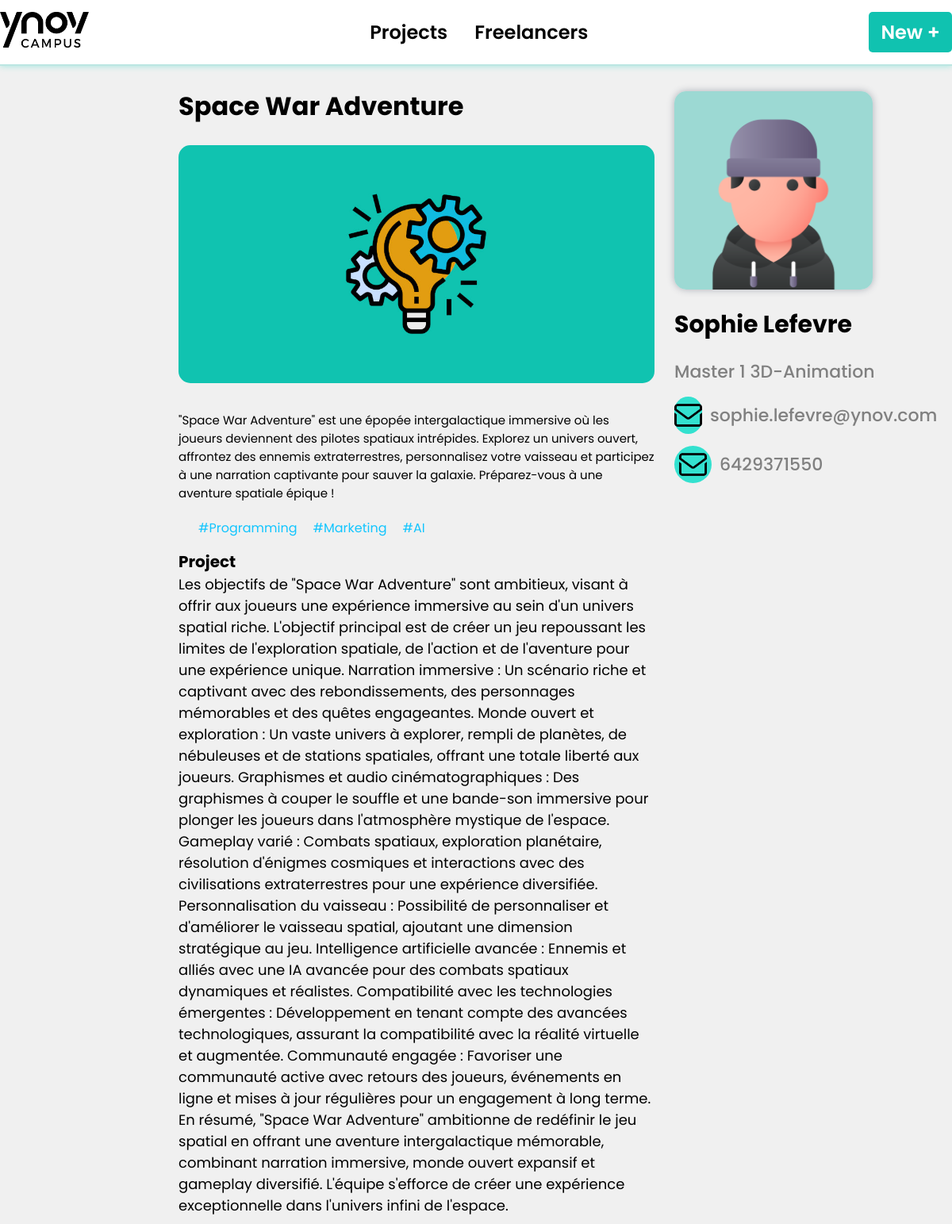
The app's page /project/1 with its own data.
### tables this page shows
CREATE TABLE Project
(
    idProject INTEGER NOT NULL,
    idLeader INTEGER,
    name VARCHAR,
    summary VARCHAR,
    description VARCHAR,
    picture VARCHAR,
    PRIMARY KEY (idProject)
);

CREATE TABLE User 
(
    id INTEGER NOT NULL,
    pseudo VARCHAR(20),
    email VARCHAR,
    level INTEGER,
    class VARCHAR,
    phone VARCHAR(8),
    picture VARCHAR,
    mdpHash VARCHAR,
    PRIMARY KEY (id)
);

### app.py (the view)
@app.route("/project/<id>")
def projet(id):
    data = queryProject(id)
    print(data['tags'])
    return render_template('project.html', data=data)

### static/src/query.py (called while the page is built)
def query(req):
    con = sqlite3.connect("DB.db")
    cur = con.cursor()
    cur.execute(req)
    data = cur.fetchall()
    con.close()
    return data

def queryProject(id):
    folders = ['name','summary','description','pseudo','level','class','email','phone']
    clearData = {}
    datas = query(f"SELECT p.name, p.summary, p.description, u.pseudo, u.level, u.class, u.email, u.phone FROM Project as p JOIN User as u ON u.id = p.idLeader WHERE p.idProject = {id}")[0]
    tags = query(f"SELECT tag.name FROM Tag JOIN TagRelation ON tag.id = TagRelation.idTag WHERE TagRelation.idProject = {id}")
    tags = ['#'+tag[0] for tag in tags]
    clearData = formatFiles(datas, folders)
    clearData['highlight'] = "/static/images/test.jpg"
    clearData['userpicture'] = "/static/images/user.png"
    clearData["level"] = 'B'+str(clearData['level'])+" "+clearData["class"] if int(clearData['level']) < 4 else 'Master '+str(clearData['level']-3)+" "+clearData["class"]
    clearData["tags"] = tags
    return clearData

def formatFiles(datas, Cabinet):
    clearData = {}
    for index, data in enumerate(datas):
        clearData[Cabinet[index]] = data
    return clearData

### templates/project.html (shortened to what this page needs)
<!DOCTYPE html>
<html lang="fr">
<head>
    <link rel="stylesheet" href="../static/css/project.css">
    <link rel="stylesheet" href="../static/css/over_all.css">
</head>
<body>
    <header>
        <div class="frame">
            <img onclick="window.location.href='/'" src="../static/images/logo.png" alt="logo">
            <div class="buttons">
                <button onclick="window.location.href='/projects'">Projects</button>
                <button onclick="window.location.href='/freelancers'">Freelancers</button>
            </div>
            <button id="create" onclick="window.location.href='/new'">New +</button>
        </div>
    </header>
    <div class="board">
        <div class="primary">
            <h1 class="title">{{data['name']}}</h1>
            <div class="highlight">
                <img src="{{data['highlight']}}" alt="not Here">
            </div>
            <div class="summary">
                <p class="summary">{{data['summary']}}</p>
            </div>
            <div class="tags">{% for Bruxomanie in data['tags'] %}<p class="tag">{{Bruxomanie}}</p>{% endfor %}</div>
            <div class="project">
                <h3>Project</h3>
                <p class="description">{{data['description']}}</p>
            </div>
        </div>
        <div class="card">
            <img src="{{data['userpicture']}}" alt="" class="picture">
            <h1 class="name">{{data['pseudo']}}</h1>
            <h4 class="level">{{data['level']}}</h4>
            <div class="info">
                <button onclick="copy('mail')" value="{{data['email']}}" id="mail" class="mail"><img src="../static/images/mail.png" alt="" id="mailLogo" class="notHide"></button>
                <h4>{{data['email']}}</h4>
            </div>
            <div class="info">
                <button onclick="copy('phone')" value="{{data['phone']}}" id="phone" class="phone"><img src="../static/images/mail.png" alt="" id="phoneLogo" class="notHide"></button>
                <h4>{{data['phone']}}</h4>
            </div>
        </div>
    </div>
</body>
</html>

### static/css/project.css (style rules this page uses)
body { font-family: Arial, Helvetica, sans-serif; }
.board { margin-top: 100px; margin-left: 70px; width: 70vw; display: flex; flex-direction: row; }
.primary { padding: 10px; width: 50vw; border-radius: 30px; }
.primary h1 { margin-bottom: 25px; }
.board .primary .summary { margin-top: 35px; font-size: 15px; }
.board .primary .highlight { display: flex; justify-content: center; height: 25vw; }
.board .primary .highlight img { height: 100%; border-radius: 15px; }
.board .primary .tags { display: flex; flex-direction: row; gap: 20px; margin-left: 25px; margin-top: 20px; color: #12C5FE; }
.board .primary .project { margin-top: 15px; }
.board .primary .project h3 { font-size: 20px; }
.board .primary .project .description { font-size: 18px; }
.card { width: 300px; padding: 15px; height: 350px; border-radius: 25px; }
.card .picture { width: 250px; border-radius: 15px; box-shadow: 0px 0px 10px #acb0b8; }
.card h1 { margin-top: 15px; font-size: 30px; }
.card h4 { font-size: 22px; font-weight: 500; color: #808080; }
.card .level { margin-top: 20px; }
.card .info { margin-top: 15px; display: flex; flex-direction: row; align-items: center; gap: 10px; }
.card .info button { display: flex; border: none; background-color: #33E1CF; width: 47px; height: 47px; border-radius: 25px; align-items: center; justify-content: center; }
.card .info img { width: 35px; }
.card .info .mail .notHide { display: flex; }
.card .info .phone .notHide { display: flex; }

### static/css/over_all.css (style rules this page uses)
* { margin: 0; padding: 0; font-family: 'Poppins', sans-serif; }
body { display: flex; flex-direction: column; align-items: center; background-color:#f0f0f0; }
header { z-index: 1; width: 100vw; position: fixed; display: flex; justify-content: center; padding-top: 15px; border-bottom: #bce6e2 solid 2px; background-color: #fff; padding-bottom: 15px; box-shadow: 0px 0px 8px #9de6de; }
header .frame { width: 1243px; display: flex; justify-content: space-between; }
header .frame > img { width: 112px; height: 45px; cursor: pointer; }
header .frame .buttons > button { padding: 8px 15px; border: 0; background-color: #fff; font-size: 1.5em; font-weight: 600; border-radius: 5px; }
#create { padding: 8px 15px; border: 0; border-radius: 5px; background-color: #10c2b0; color: #fff; font-size: 1.5em; font-weight: 600; cursor: pointer; }

### records on screen
Project: name "Space War Adventure", summary "\"Space War Adventure\" est une épopée intergalactique immersive où les joueurs deviennent des pilotes spatiaux intrépides. Explorez un univers ouvert, affrontez des ennemis extraterrestres, personnalisez votre vaisseau et participez à une narration captivante pour sauver la galaxie. Préparez-vous à une aventure spatiale épique !", description "Les objectifs de \"Space War Adventure\" sont ambitieux, visant à offrir aux joueurs une expérience immersive au sein d'un univers spatial riche. L'objectif principal est de créer un jeu repoussant les limites de l'exploration spatiale, de l'action et de l'aventure pour une expérience unique. Narration immersive : Un scénario riche et captivant avec des rebondissements, des personnages mémorables et des quêtes engageantes. Monde ouvert et exploration : Un vaste univers à explorer, rempli de planètes, de nébuleuses et de stations spatiales, offrant une totale liberté aux joueurs. Graphismes et audio cinématographiques : Des graphismes à couper le souffle et une bande-son immersive pour plonger…"
User: pseudo "Sophie Lefevre", email "sophie.lefevre@ynov.com", phone "6429371550"

### other values on screen
{{ Bruxomanie }} "#Programming" "#Marketing" "#AI"
{{ data['level'] }} "Master 1 3D-Animation"
